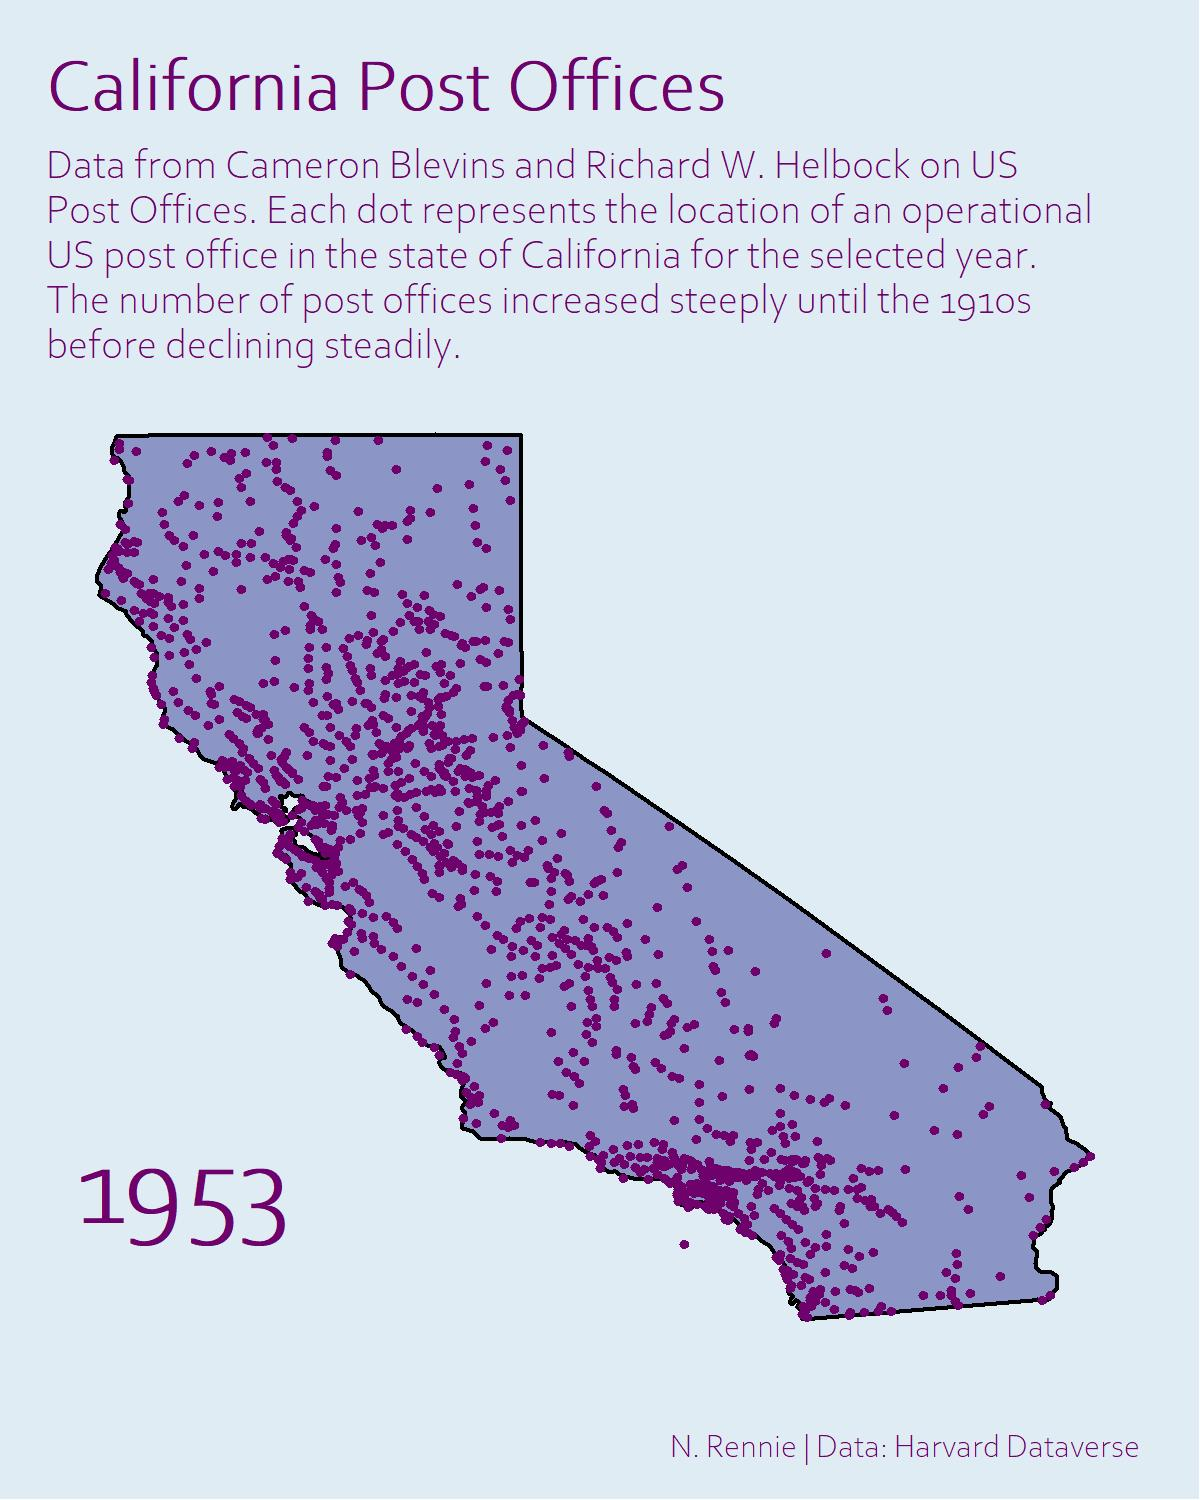

Write R code to recreate this figure.
library(tidyverse)
library(dplyr)
library(maps)
library(magick)
library(extrafont)
tuesdata <- tidytuesdayR::tt_load('2021-04-13')
post_offices <- tuesdata$post_offices
post_offices_ca <- filter(post_offices, state=="CA")
po_ca <- post_offices_ca %>% dplyr::select(c(gnis_latitude, gnis_longitude, established, discontinued))
po_ca <- po_ca %>% drop_na(c(gnis_latitude, gnis_longitude))

select_year <- 1953
d <- filter(po_ca, established <= select_year & (select_year < discontinued | is.na(discontinued)))
states <- map_data("state")
ca <- subset(states, region %in% c("california"))
p <- ggplot() + 
  geom_polygon(data = ca, aes(x = long, y = lat), fill = "#8c96c6", color = "black") +
  geom_point(data=d, aes(x=gnis_longitude, y=gnis_latitude), colour="#6e016b", size=0.7) +
  labs(caption="\nN. Rennie | Data: Harvard Dataverse", title="California Post Offices", 
       subtitle="Data from Cameron Blevins and Richard W. Helbock on US\nPost Offices. Each dot represents the location of an operational\nUS post office in the state of California for the selected year.\nThe number of post offices increased steeply until the 1910s\nbefore declining steadily.") +
  annotate("text", x=-123.5, y=34, label=select_year, colour = "#6e016b", family="Corbel Light", fontface=2, size=10) +
  theme(axis.text=element_blank(),
        axis.title.x = element_blank(),
        axis.title.y = element_blank(),
        axis.ticks = element_blank(),
        axis.title=element_blank(),
        plot.background = element_rect(fill = "#e0ecf4", color = NA),
        panel.background = element_rect(fill = "#e0ecf4"),
        plot.margin = unit(c(0.5, 0.5, 0.3, 0.3), "cm"),
        legend.background = element_rect(color = NA,fill="transparent"),
        legend.box.background = element_rect(fill = "transparent",color=NA),
        legend.position=c(1,1),legend.justification=c(1,1),
        plot.title = element_text(colour = "#6e016b", size=18, face="bold", hjust=0, family="Corbel Light"),
        plot.subtitle = element_text(colour = "#6e016b", size=10, hjust=0, family="Corbel Light"),
        plot.caption = element_text(colour = "#6e016b", size = 8, hjust=1, family="Corbel Light"),
        panel.grid.minor = element_blank(),
        panel.grid.major.x = element_blank(),
        panel.grid.major.y = element_blank(),
        axis.line.x = element_blank(),
        axis.line.y = element_blank(),
        legend.title=element_blank(),
        legend.key = element_blank())
p
ggsave(p, filename = "13042021.jpg", height=5, width=4, unit="in")

#make animation
all_years <- 1849:1983
make_plot <- function(select_year){
  d <- filter(po_ca, established <= select_year & (select_year < discontinued | is.na(discontinued)))
  states <- map_data("state")
  ca <- subset(states, region %in% c("california"))
  p <- ggplot() + 
    geom_polygon(data = ca, aes(x = long, y = lat), fill = "#8c96c6", color = "black") +
    geom_point(data=d, aes(x=gnis_longitude, y=gnis_latitude), colour="#6e016b", size=0.7) +
    labs(caption="\nN. Rennie | Data: Harvard Dataverse", title="California Post Offices", 
         subtitle="Data from Cameron Blevins and Richard W. Helbock on US\nPost Offices. Each dot represents the location of an operational\nUS post office in the state of California for the selected year.\nThe number of post offices increased steeply until the 1910s\nbefore declining steadily.") +
    annotate("text", x=-123.5, y=34, label=select_year, colour = "#6e016b", family="Corbel Light", fontface=2, size=10) +
    theme(axis.text=element_blank(),
          axis.title.x = element_blank(),
          axis.title.y = element_blank(),
          axis.ticks = element_blank(),
          axis.title=element_blank(),
          plot.background = element_rect(fill = "#e0ecf4", color = NA),
          panel.background = element_rect(fill = "#e0ecf4"),
          plot.margin = unit(c(0.5, 0.5, 0.3, 0.3), "cm"),
          legend.background = element_rect(color = NA,fill="transparent"),
          legend.box.background = element_rect(fill = "transparent",color=NA),
          legend.position=c(1,1),legend.justification=c(1,1),
          plot.title = element_text(colour = "#6e016b", size=18, face="bold", hjust=0, family="Corbel Light"),
          plot.subtitle = element_text(colour = "#6e016b", size=10, hjust=0, family="Corbel Light"),
          plot.caption = element_text(colour = "#6e016b", size = 8, hjust=1, family="Corbel Light"),
          panel.grid.minor = element_blank(),
          panel.grid.major.x = element_blank(),
          panel.grid.major.y = element_blank(),
          axis.line.x = element_blank(),
          axis.line.y = element_blank(),
          legend.title=element_blank(),
          legend.key = element_blank())
  p
  ggsave(p, filename = paste(select_year, ".jpg"), height=5, width=4, unit="in")
}

sapply(all_years, function(x) make_plot(x))

number_offices <- function(select_year){
  d <- filter(po_ca, established <= select_year & (select_year < discontinued | is.na(discontinued)))
  return(nrow(d))
}
n <- sapply(all_years, function(x) number_offices(x))

#make gif
imgs <- list.files(full.names = TRUE)
img_list <- lapply(imgs, image_read)
img_joined <- image_join(img_list)
anim <- image_animate(image_scale(img_joined,"600x750"), fps = 10) 
image_write(image = anim,path = "13042021.gif")
